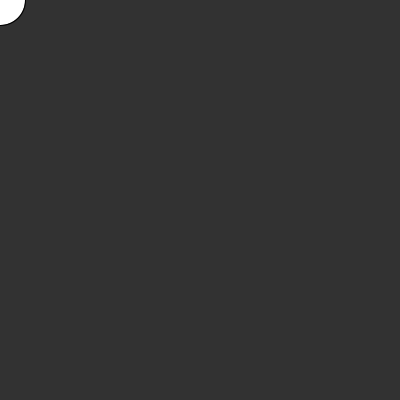
Frame 1 (no input)
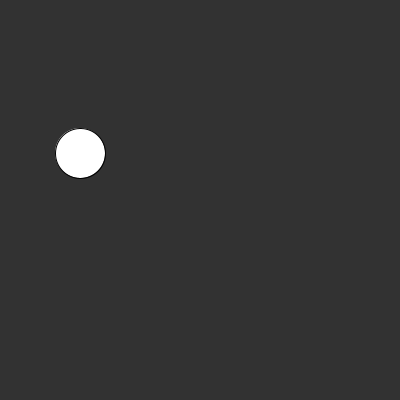
Frame 60 (the mouse pressed at the canvas centre just before this capture)
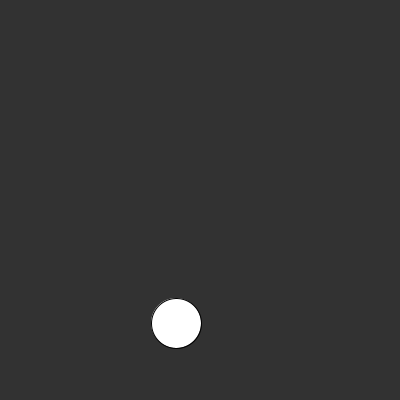
Frame 120 (the mouse held since frame 60 and released just before this capture)

The Processing sketch that drew these frames (run headless with seeded random() and noise(); from frame 60 on, the mouse is pressed at the canvas centre):

// Processing sketch: processing_105198
// ── processing_105198.pde

 int posX = 0;
 int posY = 0;
 int velX = 16;
 int velY = 17;
  
 void setup(){
  size(400,400);
  frameRate(60);
}

void draw(){
  background(50);
  ellipse(posX,posY,50,50);
  posX = posX + velX;
  posY = posY + velY;
  if (posX > width || posX < 0){
    velX = velX * -1;
  }
  if(posY > height || posY < 0){
  velY = velY * -1;
  }
}
